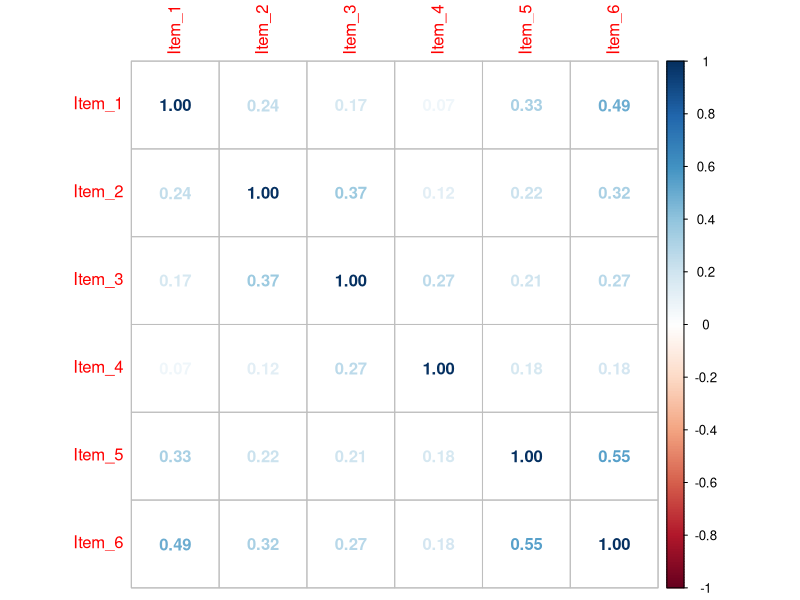
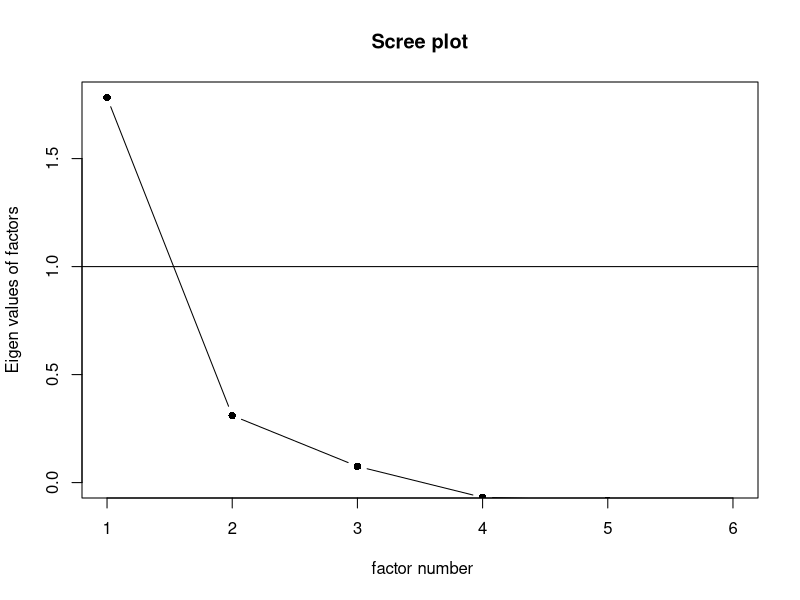
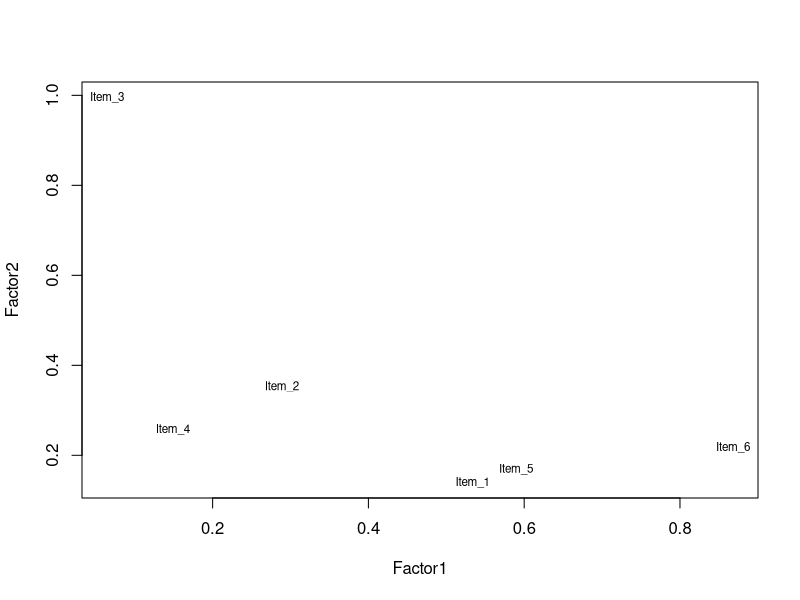
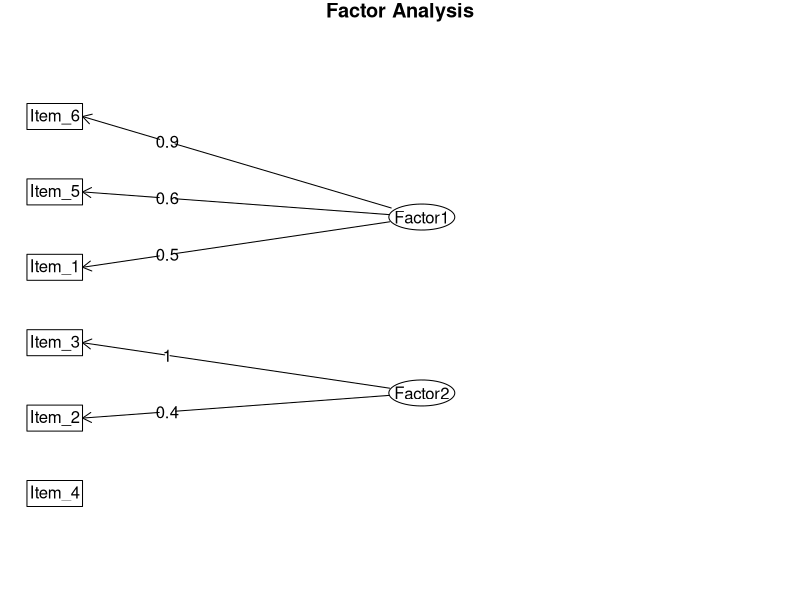
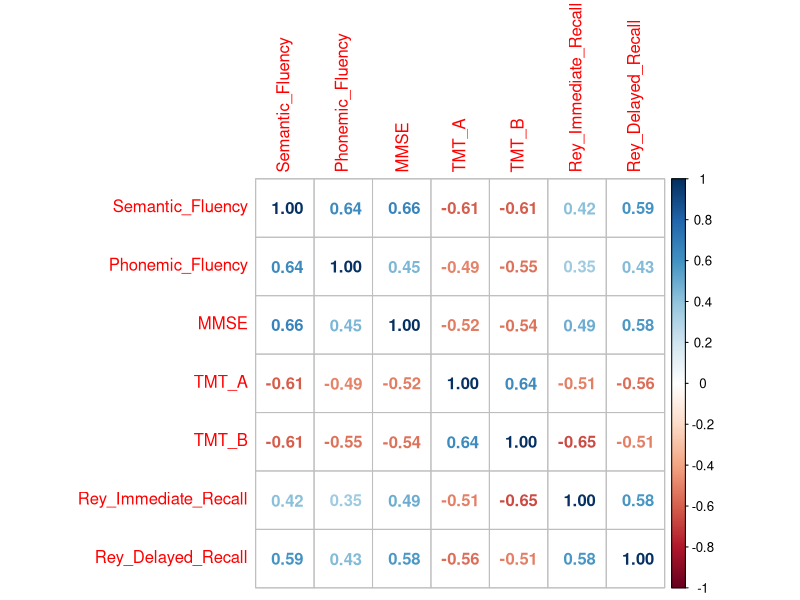

Generate these figures, in order, with R: (Note: this script raises an error after producing the figures.)
# install.packages("psych")
# install.packages("readxl")
# install.packages("corrplot")
# install.packages("psych")

library(readxl)
library(corrplot)
library(psych)

## FACTOR ANALYSIS
rm(list=ls())

#################################
## FACTOR ANALYSIS FOR ITEMS
#################################
items = read.table(file="Example_data/items.txt", sep="\t")

# first inspect the correlation matrix
cor(items[,-1])
corrplot(cor(items[,-1]), method = "number")

# note that typically in factor analysis there are additional preliminary steps: bartlett test and KMO
# they are prerequisites to factor analysis.

# BARTLETT TEST
# this test check whether the correlation matrix is significantly is an identity matrix (all 0 except 1 in the diagnonal)
# If significant we can go on with the factor analysis
cortest.bartlett(items[,-1])

# KMO TEST
# this test check teh adequacy of sample size for factor analysis.
# Ideally in factor analysis we want an adequate ratio between columns and rows in the data matrix
KMO(items[,-1])

?KMO # check in the help if it is adequate


## FACTOR ANALYSIS (Exploratory)
items_fact_1 = factanal(items[, -1], factors=1)
print(items_fact_1)

# here the Chi square is significant, hence 1 factor is not sufficient

items_fact_2 = factanal(items[, -1], factors=2)
print(items_fact_2)
# here the Chi square is  not significant, hence 2 factors are sufficient

# typically to select the number of factors you use scree plot, selecting 
# the first solution after a drop (in this case, 2 factors)
scree(items[,-1], pc=F)

# you can plot the loadings to better interpret the results
loads = items_fact_2$loadings
plot(loads, type="n")
text(loads,labels=names(items[,-1]),cex=.7)

# you can also plot a diagram
fa.diagram(loads)

# here I am using a difference function for factor analysis (from psych package)
items_fa_1 = fa(items[,-1], nfactors=1)
print(items_fa_1)

items_fa_2 = fa(items[,-1], nfactors=2)
print(items_fa_2)

# results are similar but the algorithms used are different so they are not equal.

#################################
## FACTOR ANALYSIS FOR TESTS
#################################
tests = read.table(file = "Example_data/tests.txt", sep="\t")

# first inspect the correlation matrix
cor(tests)
corrplot(cor(tests), method = "number")

# BARTLETT TEST
cortest.bartlett(tests)

# KMO TEST
KMO(tests)

?KMO # check in the help if it is adequate

## FACTOR ANALYSIS (Exploratory)
tests_fact_1 = factanal(tests, factors=1)
print(tests_fact_1)

# here the Chi square is significant, hence already 1 factor is sufficient

tests_fact_2 = factanal(tests, factors=2)
print(tests_fact_2)
# here the Chi square is also not significant.

# typically to select the number of factors you use scree plot, selecting 
# the first solution after a drop (in this case, 2 factors)
scree(tests, pch=F)

# you can plot the loadings to better interpret the results
loads = tests_fact_2$loadings
plot(loads, type="n")
text(loads,labels=names(tests),cex=.7)

# you can also plot a diagram
fa.diagram(loads)
# NOTE that one default argument is simple = TRUE and only the highest loading on a factor is shown
fa.diagram(loads, cut=.3, simple=F)


# other hints can be found here https://rpubs.com/pjmurphy/758265

# here I am using a difference function for factor analysis (from psych package)
tests_fa_1 = fa(tests, nfactors=1)
print(tests_fa_1)

tests_fa_2 = fa(tests, nfactors=2)
print(tests_fa_2)

# results are similar but the algorithms used are different so they are not equal.



